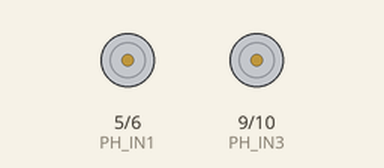
Simulated run of this sketch. Board: Arduino Uno, built with avr-gcc and run on an emulated ATmega328P. On the bench: motor-driver pin pairs drawn as motors (green arrow = first pin HIGH = forward, orange = second pin HIGH = backward, longer = more drive). What the sketch prints to the serial monitor is not drawn.

Above: at 0.1 s.
At 39.1 s:
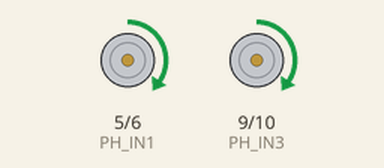
Timing chart, 0 to 40.0 s (numbered marks = the images above):
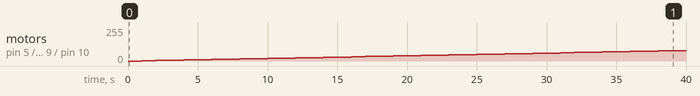

The sketch:

teste_ponte_h.ino
```cpp
// pinos da Ponte H
#define PH_IN1 5
#define PH_IN2 6
#define PH_IN3 9
#define PH_IN4 10

void configura_velocidade (int motor_a, int motor_b)
{
	if(motor_a > 0)
	{
		analogWrite(PH_IN1, motor_a);
		analogWrite(PH_IN2, 0);
	}
	else
	{
		analogWrite(PH_IN1, 0);
		analogWrite(PH_IN2, -motor_a);
	}

	if(motor_b > 0)
	{
		analogWrite(PH_IN3, motor_b);
		analogWrite(PH_IN4, 0);
	}
	else
	{
		analogWrite(PH_IN3, 0);
		analogWrite(PH_IN4, -motor_b);
	}
}

void setup()
{
	pinMode(PH_IN1, OUTPUT);
	pinMode(PH_IN2, OUTPUT);
	pinMode(PH_IN3, OUTPUT);
	pinMode(PH_IN4, OUTPUT);
	Serial.begin(9600);
}

void loop()
{
	configura_velocidade(0,0);
	for(int i = 0; i < 256; i += 2)
	{
		configura_velocidade(i,i);
		delay(1000);
		Serial.println("i = " + i);
	}
}
```

Measured:
- by itself, motor on pin 5 (PH_IN1) / pin 6 (PH_IN2), motor on pin 9 (PH_IN3) / pin 10 (PH_IN4): moves from stopped to forward 78/255 over 38.0 s
